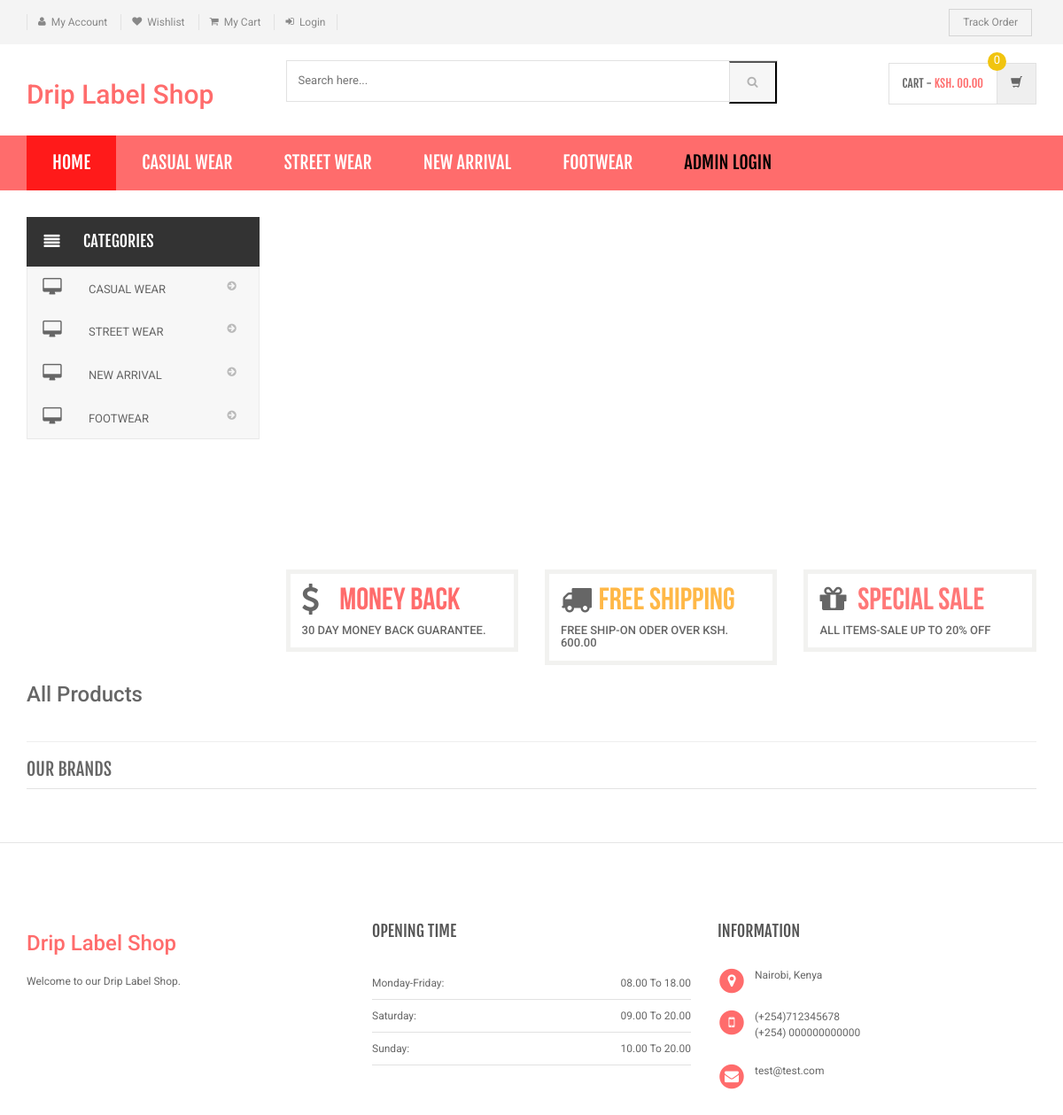
The page /shopping/index.php on the database its author committed.
### tables this page shows
CREATE TABLE `category` (
  `id` int(11) NOT NULL,
  `categoryName` varchar(255) DEFAULT NULL,
  `categoryDescription` longtext DEFAULT NULL,
  `creationDate` timestamp NOT NULL DEFAULT current_timestamp(),
  `updationDate` varchar(255) DEFAULT NULL
);

### shopping/index.php (the view, shortened to what this page needs)
<?php session_start();
include('includes/config.php');
?>
<!DOCTYPE html>
<html lang="en">
	<head>
	    <link rel="stylesheet" href="assets/css/bootstrap.min.css">
	    <link rel="stylesheet" href="assets/css/main.css">
	    <link rel="stylesheet" href="assets/css/red.css">
	    <link rel="stylesheet" href="assets/css/owl.carousel.css">
		<link rel="stylesheet" href="assets/css/owl.transitions.css">
		<link href="assets/css/lightbox.css" rel="stylesheet">
		<link rel="stylesheet" href="assets/css/animate.min.css">
		<link rel="stylesheet" href="assets/css/rateit.css">
		<link rel="stylesheet" href="assets/css/bootstrap-select.min.css">
		<link rel="stylesheet" href="assets/css/config.css">
		<link href="assets/css/green.css" rel="alternate stylesheet" title="Green color">
		<link href="assets/css/blue.css" rel="alternate stylesheet" title="Blue color">
		<link href="assets/css/red.css" rel="alternate stylesheet" title="Red color">
		<link href="assets/css/orange.css" rel="alternate stylesheet" title="Orange color">
		<link href="assets/css/dark-green.css" rel="alternate stylesheet" title="Darkgreen color">
		<link rel="stylesheet" href="assets/css/font-awesome.min.css">
	</head>
    <body class="cnt-home">
<header class="header-style-1">
<?php include('includes/top-header.php');?>
<?php include('includes/main-header.php');?>
<?php include('includes/menu-bar.php');?>
</header>
<div class="body-content outer-top-xs" id="top-banner-and-menu">
	<div class="container">
		<div class="furniture-container homepage-container">
		<div class="row">
			<div class="col-xs-12 col-sm-12 col-md-3 sidebar">
	<?php include('includes/side-menu.php');?>
			</div>
			<div class="col-xs-12 col-sm-12 col-md-9 homebanner-holder">
<div id="hero" class="homepage-slider3">
</div>
<div class="info-boxes wow fadeInUp">
	<div class="info-boxes-inner">
		<div class="row">
			<div class="col-md-6 col-sm-4 col-lg-4">
				<div class="info-box">
					<div class="row">
						<div class="col-xs-2">
						     <i class="icon fa fa-dollar"></i>
						</div>
						<div class="col-xs-10">
							<h4 class="info-box-heading green">money back</h4>
						</div>
					</div>
					<h6 class="text">30 Day Money Back Guarantee.</h6>
				</div>
			</div>
			<div class="hidden-md col-sm-4 col-lg-4">
				<div class="info-box">
					<div class="row">
						<div class="col-xs-2">
							<i class="icon fa fa-truck"></i>
						</div>
						<div class="col-xs-10">
							<h4 class="info-box-heading orange">free shipping</h4>
						</div>
					</div>
					<h6 class="text">free ship-on oder over Ksh. 600.00</h6>
				</div>
			</div>
			<div class="col-md-6 col-sm-4 col-lg-4">
				<div class="info-box">
					<div class="row">
						<div class="col-xs-2">
							<i class="icon fa fa-gift"></i>
						</div>
						<div class="col-xs-10">
							<h4 class="info-box-heading red">Special Sale</h4>
						</div>
					</div>
					<h6 class="text">All items-sale up to 20% off </h6>
				</div>
			</div>
		</div>
	</div>
</div>
			</div>
		</div>
		<div  >
			<div class="more-info-tab clearfix">
			   <h3 class="new-product-title pull-left">All Products</h3>
			</div>
		</div>
<hr />
<?php include('includes/brands-slider.php');?>
</div>
</div>
<?php include('includes/footer.php');?>
</body>
</html>

### shopping/includes/menu-bar.php (shortened to what this page needs)
<div class="header-nav animate-dropdown">
    <div class="container">
        <div class="yamm navbar navbar-default" role="navigation">
            <div class="nav-bg-class">
                <div class="navbar-collapse collapse" id="mc-horizontal-menu-collapse">
	<div class="nav-outer">
		<ul class="nav navbar-nav">
			<li class="active dropdown yamm-fw">
				<a href="index.php" data-hover="dropdown" class="dropdown-toggle">Home</a>
			</li>
              <?php $sql=mysqli_query($con,"select id,categoryName  from category limit 6");
while($row=mysqli_fetch_array($sql))
{
    ?>
			<li class="dropdown yamm">
				<a href="category.php?cid=<?php echo $row['id'];?>"> <?php echo $row['categoryName'];?></a>
			</li>
			<?php } ?>
			<li class="dropdown yamm">
				<a href="admin/" style="color:#000"> Admin Login</a>
			</li>
		</ul>
		<div class="clearfix"></div>
	</div>
</div>
            </div>
        </div>
    </div>
</div>

### shopping/includes/side-menu.php
<div class="side-menu animate-dropdown outer-bottom-xs">
    <div class="head"><i class="icon fa fa-align-justify fa-fw"></i> Categories</div>
    <nav class="yamm megamenu-horizontal" role="navigation">
        <ul class="nav">
            <li class="dropdown menu-item">
              <?php $sql=mysqli_query($con,"select id,categoryName  from category");
while($row=mysqli_fetch_array($sql))
{
    ?>
                <a href="category.php?cid=<?php echo $row['id'];?>" class="dropdown-toggle"><i class="icon fa fa-desktop fa-fw"></i>
                <?php echo $row['categoryName'];?></a>
                <?php }?>
</li>
</ul>
    </nav>
</div>

### shopping/assets/css/red.css (style rules this page uses)
a { color: #ff6c6c; }
.header-style-1 .header-nav { background: #ff6c6c; }
.cnt-home .header-style-1 .header-nav .navbar .navbar-nav > li.active { background: #ff1a1a; }
.info-box .info-box-heading.green { color: #ff6c6c; }

### shopping/assets/css/lightbox.css (style rules this page uses)
body:after { content: url(../images/close.png) url(../images/loading.gif) url(../images/prev.png) url(../images/next.png); display: none; }

### shopping/assets/css/green.css (style rules this page uses)
a { color: #abd07e; }
.header-style-1 .header-nav { background: #abd07e; }
.cnt-home .header-style-1 .header-nav .navbar .navbar-nav > li.active { background: #84b943; }
.info-box .info-box-heading.green { color: #abd07e; }

### shopping/assets/css/blue.css (style rules this page uses)
a { color: #3498db; }
.header-style-1 .header-nav { background: #3498db; }
.cnt-home .header-style-1 .header-nav .navbar .navbar-nav > li.active { background: #1d6ca1; }
.info-box .info-box-heading.green { color: #3498db; }

### shopping/assets/css/orange.css (style rules this page uses)
a { color: #f39c12; }
.header-style-1 .header-nav { background: #f39c12; }
.cnt-home .header-style-1 .header-nav .navbar .navbar-nav > li.active { background: #ab6c09; }
.info-box .info-box-heading.green { color: #f39c12; }

### shopping/assets/css/dark-green.css (style rules this page uses)
a { color: #12cca7; }
.header-style-1 .header-nav { background: #12cca7; }
.cnt-home .header-style-1 .header-nav .navbar .navbar-nav > li.active { background: #0b816a; }
.info-box .info-box-heading.green { color: #12cca7; }

### rows shown on the page
category: categoryName "CASUAL WEAR"
category: categoryName "STREET WEAR"
category: categoryName "NEW ARRIVAL"
category: categoryName "FOOTWEAR"
